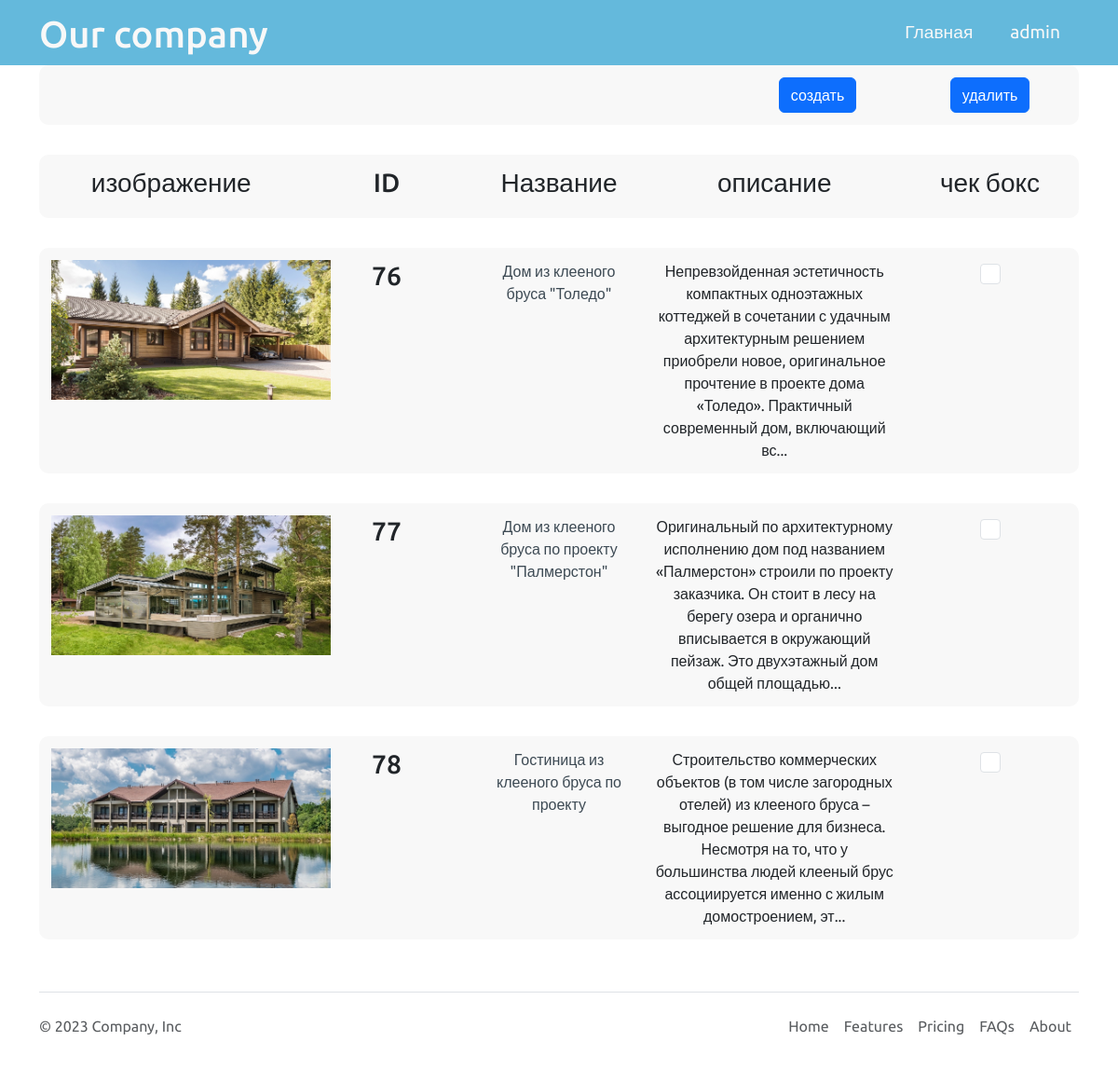
Screenshot of /admin/posts/index.php (signed in) with the database file from the repository.
### tables this page shows
CREATE TABLE `projects` (
  `Id` int NOT NULL,
  `projectName` varchar(255) NOT NULL,
  `text` varchar(8000) NOT NULL,
  `imageName` varchar(255) NOT NULL
);

### app/database/db.php (called while the page is built, shortened)
<?php
require'connect.php';
function dbCheckError($query){
    $errInfo = $query->errorInfo();
    return true;
}
function selectAll($table, $params =[]){
    global $pdo;
    $sql = "SELECT * FROM $table";
    $query = $pdo->prepare($sql);
    $query->execute();
    return $query->fetchAll();
}

### admin/posts/postsController.php (called while the page is built, shortened)
<?php
include("../../app/database/db.php");
$posts = selectAll('projects');

### admin/posts/index.php (the view, shortened to what this page needs)
<?php
include 'postsController.php';
?>
<!doctype html>
<html lang="en">
<head>
    <link href="https://cdn.jsdelivr.net/npm/bootstrap@5.3.2/dist/css/bootstrap.min.css" rel="stylesheet"
>
    <link rel="stylesheet" href="../../assets/css/styles.css">
</head>
<body>
<?php include("../../app/include/adminHeader.php"); ?>
<div class="container">
    <form class="row justify-content-md-center" method="Post" action="index.php">
        <div class="row ">
            <div class="posts ">
                <div class="post sizee row">
                    <div class="Id center1 col-md-8"></div>
                    <div class="button post-name center1 col-md-2">
                        <a class="btn btn-primary" href="create.php">создать</a>
                    </div>
                    <div class="post-name center1 col-md-2">
                        <button type="submit" name="delete" class="btn btn-primary">удалить</button>
                    </div>
                </div>
                <div class="post sizee row">
                    <div class="post-img-s center1 col-md-3"><h3>изображение</h3></div>
                    <div class="Id center1 col-md-2"><h3>ID</h3></div>
                    <div class=" center1 col-md-2"><h3>Название</h3></div>
                    <div class="post-text center1 col-md-3"><h3>описание</h3></div>
                    <div class="col-md-2 center1"><h3>чек бокс</h3></div>
                </div>
                <?php foreach ($posts as $key => $post): ?>
                    <div class="post sizee row">
                        <?php if($post['imageName']==''):?>
                        <div class="post-img-s center1 col-md-3">
                            <img src="../../assets/images/2.png" alt="" class="img-thumbnaill">
                        </div>
                        <?php else:?>
                            <div class="post-img-s center1 col-md-3">
                                <img src="../../assets/images/posts/<?=$post['imageName']?>" alt="" class="img-thumbnaill">
                            </div>
                        <?php endif?>
                        <div class="Id center1 col-md-2"><h3><?= $post['Id']; ?></h3></div>
                        <div class="post-name center1 col-md-2"><a
                                    href="edit.php?id=<?= $post['Id']; ?>"><?= $post['projectName'] ?></a></div>
                        <div class="post-text center1 col-md-3"><?= substr($post['text'], 0, 400) . '...' ?></div>
                        <div class="col-md-2 center1">
                            <input class="form-check-input center1" type="checkbox" name="deleteID[]" id="checkboxNoLabel"
                                   value="<?= $post['Id']; ?>" aria-label="...">
                        </div>
                    </div>
                <?php endforeach; ?>
            </div>
        </div>
    </form>
</div>
<?php include("../../app/include/footer.php"); ?>
</body>
</html>

### assets/css/styles.css (style rules this page uses)
* { font-family: 'Ubuntu', sans-serif; margin: 0; padding: 0; }
a { text-decoration: none; color: #3d4a54; }
.img-thumbnaill { height: 400px; }
.post { padding: 3px; background-color: #f8f8f8; border-radius: 10px; margin-bottom: 2em; }
.post-img-s { margin: 0; padding: 10px; }
.img-thumbnaill { height: 150px; }
.center1 { word-wrap: break-word; text-align: center; padding: 10px; }

### rows the page displays
projects: imageName (picture), Id "76", projectName "Дом из клееного бруса \"Толедо\"", text "Непревзойденная эстетичность компактных одноэтажных коттеджей в сочетании с удачным архитектурным решением приобрели новое, оригинальное прочтение в проекте дома «Толедо». Практичный современный дом, включающий вс"
projects: imageName (picture), Id "77", projectName "Дом из клееного бруса по проекту \"Палмерстон\"", text "Оригинальный по архитектурному исполнению дом под названием «Палмерстон» строили по проекту заказчика. Он стоит в лесу на берегу озера и органично вписывается в окружающий пейзаж. Это двухэтажный дом общей площадью"
projects: imageName (picture), Id "78", projectName "Гостиница из клееного бруса по проекту", text "Строительство коммерческих объектов (в том числе загородных отелей) из клееного бруса – выгодное решение для бизнеса. Несмотря на то, что у большинства людей клееный брус ассоциируется именно с жилым домостроением, эт"

### other values shown
$_SESSION['login'] "admin"
